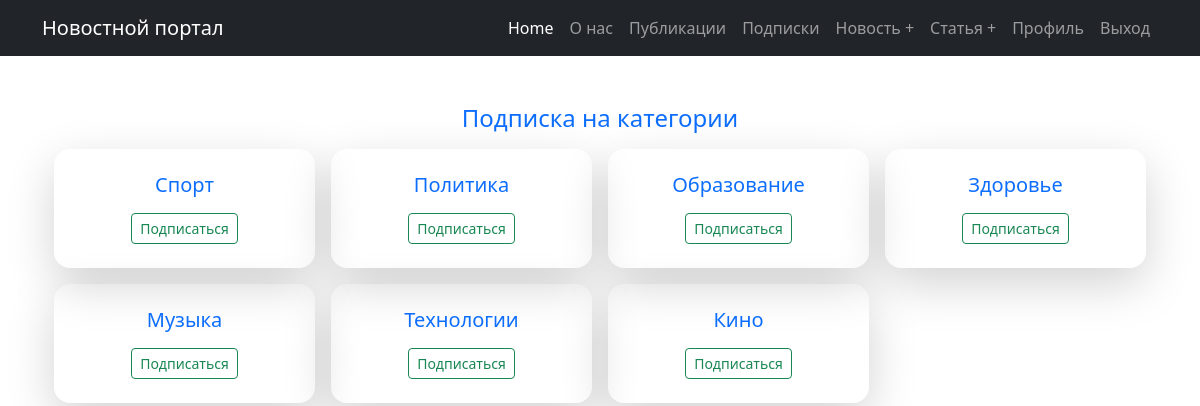
The page /categories/ (signed in) on the database its author committed.
### news/models.py (models this page shows, shortened)
class Category(models.Model):
    name = models.CharField(max_length=64, default='No category', unique=True)
    subscribers = models.ManyToManyField(User, related_name='categories')

### news/views.py (the view)
# urls.py: path('categories/', CategoryList.as_view(), name='category_list'),
class CategoryList(LoginRequiredMixin, ListView):
    model = Category
    template_name = 'news/category_list.html'
    context_object_name = 'categories'

### news/templates/news/category_list.html (shortened to what this page needs)
{% extends 'default.html' %}
{% block content %}
<div class="container mt-4">
    <h4 class="text-primary mb-3 text-center">Подписка на категории</h4>
    <div class="row g-3">
        {% for category in categories %}
            <div class="col-12 col-sm-6 col-md-4 col-lg-3">
                <div class="shadow-lg border-0 rounded-4 p-4 text-center h-100">
                    <h5 class="text-primary">{{ category.name }}</h5>
                    {% if user in category.subscribers.all %}
                        <a href="{% url 'unsubscribe' category.id %}" class="btn btn-outline-danger btn-sm mt-2">Отписаться</a>
                    {% else %}
                        <a href="{% url 'subscribe' category.id %}" class="btn btn-outline-success btn-sm mt-2">Подписаться</a>
                    {% endif %}
                </div>
            </div>
        {% endfor %}
    </div>
</div>
{% endblock content %}

### rows shown on the page
Category: name "Спорт", shows "Подписаться"
Category: name "Политика", shows "Подписаться"
Category: name "Образование", shows "Подписаться"
Category: name "Здоровье", shows "Подписаться"
Category: name "Музыка", shows "Подписаться"
Category: name "Технологии", shows "Подписаться"
Category: name "Кино", shows "Подписаться"
